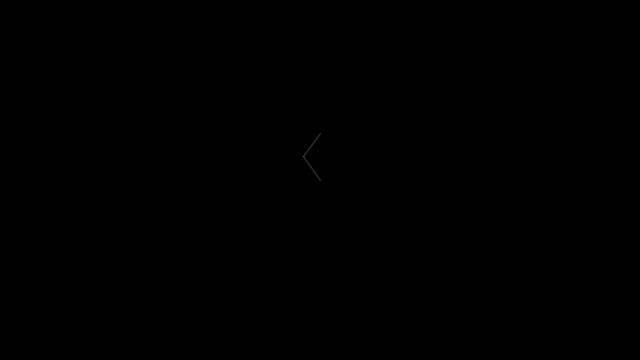
Frame 1 (no input)
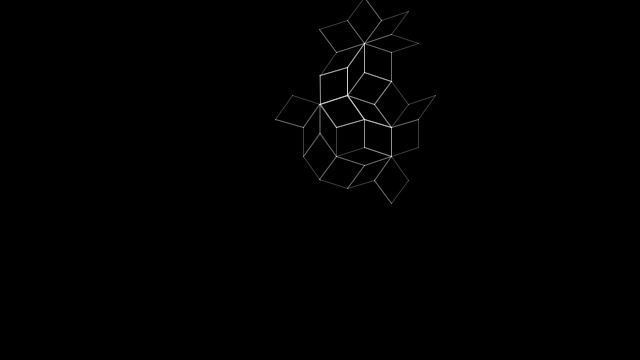
Frame 60 (the mouse pressed at the canvas centre just before this capture)
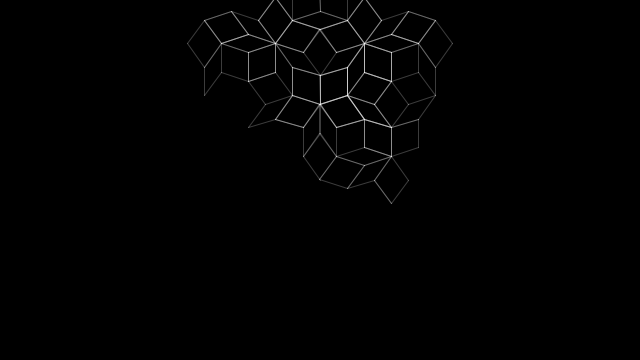
Frame 120 (the mouse held since frame 60 and released just before this capture)

The Processing sketch that drew these frames (run headless with seeded random() and noise(); from frame 60 on, the mouse is pressed at the canvas centre):

// Processing sketch: PenroseTile
// ── PenroseTile.pde
/** 
 * Penrose Tile L-System 
 * by Geraldine Sarmiento.
 *  
 * This code was based on Patrick Dwyer's L-System class. 
 */

PenroseLSystem ds;

void setup() {
  size(640, 360);
  ds = new PenroseLSystem();
  ds.simulate(4);
}

void draw() {
  background(0);
  ds.render();
}







// ── LSystem.pde
class LSystem 
{
  int steps = 0;

  String axiom;
  String rule;
  String production;

  float startLength;
  float drawLength;
  float theta;

  int generations;

  LSystem() {
    axiom = "F";
    rule = "F+F-F";
    startLength = 190.0;
    theta = radians(120.0);
    reset();
  }

  void reset() {
    production = axiom;
    drawLength = startLength;
    generations = 0;
  }

  int getAge() {
    return generations;
  }

  void render() {
    translate(width/2, height/2);
    steps += 5;          
    if (steps > production.length()) {
      steps = production.length();
    }
    for (int i = 0; i < steps; i++) {
      char step = production.charAt(i);
      if (step == 'F') {
        rect(0, 0, -drawLength, -drawLength);
        noFill();
        translate(0, -drawLength);
      } 
      else if (step == '+') {
        rotate(theta);
      } 
      else if (step == '-') {
        rotate(-theta);
      } 
      else if (step == '[') {
        pushMatrix();
      } 
      else if (step == ']') {
        popMatrix();            
      }
    }
  }

  void simulate(int gen) {
    while (getAge() < gen) {
      production = iterate(production, rule);
    }
  }

  String iterate(String prod_, String rule_) {
    drawLength = drawLength * 0.6;
    generations++;
    String newProduction = prod_;          
    newProduction = newProduction.replaceAll("F", rule_);
    return newProduction;
  }
}

// ── PenroseLSystem.pde
class PenroseLSystem extends LSystem {

  int steps = 0;
  float somestep = 0.1;
  String ruleW;
  String ruleX;
  String ruleY;
  String ruleZ;

  PenroseLSystem() {
    axiom = "[X]++[X]++[X]++[X]++[X]";
    ruleW = "YF++ZF4-XF[-YF4-WF]++";
    ruleX = "+YF--ZF[3-WF--XF]+";
    ruleY = "-WF++XF[+++YF++ZF]-";
    ruleZ = "--YF++++WF[+ZF++++XF]--XF";
    startLength = 460.0;
    theta = radians(36);  
    reset();
  }

  void useRule(String r_) {
    rule = r_;
  }

  void useAxiom(String a_) {
    axiom = a_;
  }

  void useLength(float l_) {
    startLength = l_;
  }

  void useTheta(float t_) {
    theta = radians(t_);
  }

  void reset() {
    production = axiom;
    drawLength = startLength;
    generations = 0;
  }

  int getAge() {
    return generations;
  }

  void render() {
    translate(width/2, height/2);
    int pushes = 0;
    int repeats = 1;
    steps += 12;          
    if (steps > production.length()) {
      steps = production.length();
    }

    for (int i = 0; i < steps; i++) {
      char step = production.charAt(i);
      if (step == 'F') {
        stroke(255, 60);
        for (int j = 0; j < repeats; j++) {
          line(0, 0, 0, -drawLength);
          noFill();
          translate(0, -drawLength);
        }
        repeats = 1;
      } 
      else if (step == '+') {
        for (int j = 0; j < repeats; j++) {
          rotate(theta);
        }
        repeats = 1;
      } 
      else if (step == '-') {
        for (int j =0; j < repeats; j++) {
          rotate(-theta);
        }
        repeats = 1;
      } 
      else if (step == '[') {
        pushes++;            
        pushMatrix();
      } 
      else if (step == ']') {
        popMatrix();
        pushes--;
      } 
      else if ( (step >= 48) && (step <= 57) ) {
        repeats = (int)step - 48;
      }
    }

    // Unpush if we need too
    while (pushes > 0) {
      popMatrix();
      pushes--;
    }
  }

  String iterate(String prod_, String rule_) {
    String newProduction = "";
    for (int i = 0; i < prod_.length(); i++) {
      char step = production.charAt(i);
      if (step == 'W') {
        newProduction = newProduction + ruleW;
      } 
      else if (step == 'X') {
        newProduction = newProduction + ruleX;
      }
      else if (step == 'Y') {
        newProduction = newProduction + ruleY;
      }  
      else if (step == 'Z') {
        newProduction = newProduction + ruleZ;
      } 
      else {
        if (step != 'F') {
          newProduction = newProduction + step;
        }
      }
    }

    drawLength = drawLength * 0.5;
    generations++;
    return newProduction;
  }

}
